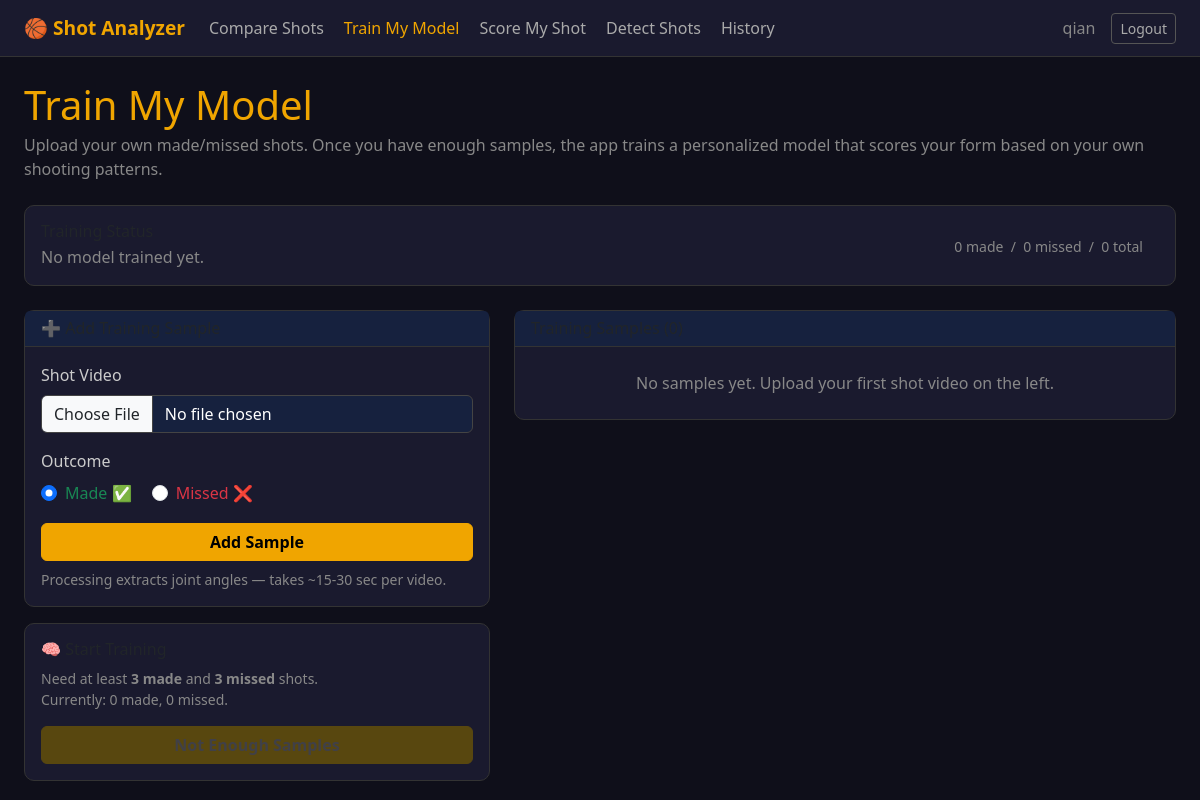
The app's page /training/ (signed in) with its own data.
### shot_analyzer/models.py (models this page shows, shortened)
class PersonalModel(models.Model):
    user = models.OneToOneField(User, on_delete=models.CASCADE, related_name='personal_model')
    model_data = models.BinaryField(null=True, blank=True)   # pickled {model, scaler}
    n_samples = models.IntegerField(default=0)
    n_made = models.IntegerField(default=0)
    n_missed = models.IntegerField(default=0)
    cv_accuracy = models.FloatField(null=True, blank=True)
    model_type = models.CharField(max_length=50, blank=True)
    trained_at = models.DateTimeField(null=True, blank=True)
    training_status = models.CharField(max_length=20, default='idle')
    training_message = models.TextField(blank=True)

### shot_analyzer/views.py (the view, shortened to what this page needs)
# urls.py: path('training/',           views.training,            name='training'),
@login_required
def training(request):
    personal_model = _get_or_create_personal_model(request.user)
    samples = TrainingSample.objects.filter(user=request.user).order_by('-created_at')
    return render(request, 'shot_analyzer/training.html', {
        'personal_model': personal_model,
        'samples': samples,
        'form': TrainingSampleForm(),
        'can_train': personal_model.n_made >= 3 and personal_model.n_missed >= 3,
        'joint_labels': JOINT_LABELS,
    })

### shot_analyzer/forms.py
class TrainingSampleForm(forms.Form):
    video = forms.FileField(
        label='Shot Video',
        widget=forms.FileInput(attrs={'class': 'form-control', 'accept': 'video/*'}),
    )
    label = forms.ChoiceField(
        choices=[('1', 'Made'), ('0', 'Missed')],
        widget=forms.RadioSelect,
        label='Outcome',
    )

### shot_analyzer/views.py (called while the page is built)
def _get_or_create_personal_model(user) -> PersonalModel:
    model_obj, _ = PersonalModel.objects.get_or_create(user=user)
    return model_obj

### shot_analyzer/templates/shot_analyzer/training.html (shortened to what this page needs)
{% extends 'shot_analyzer/base.html' %}
{% block content %}
<h1 class="mb-1">Train My Model</h1>
<p class="text-muted mb-4">Upload your own made/missed shots. Once you have enough samples, the app trains a personalized model that scores your form based on your own shooting patterns.</p>
<div class="card mb-4" id="statusCard">
  <div class="card-body">
    <div class="row align-items-center">
      <div class="col-md-8">
        <h6 class="mb-1">Training Status</h6>
        {% if personal_model.training_status == 'complete' %}
          <p class="mb-0 text-success">✅ Model ready — {{ personal_model.training_message }}</p>
          {% if personal_model.trained_at %}
            <small class="text-muted">Trained {{ personal_model.trained_at|date:"M d, Y H:i" }}</small>
          {% endif %}
        {% elif personal_model.training_status == 'running' %}
          <p class="mb-0 text-warning" id="statusMsg">⏳ {{ personal_model.training_message }}</p>
        {% elif personal_model.training_status == 'error' %}
          <p class="mb-0 text-danger">❌ {{ personal_model.training_message }}</p>
        {% else %}
          <p class="mb-0 text-muted">No model trained yet.</p>
        {% endif %}
      </div>
      <div class="col-md-4 text-md-end mt-2 mt-md-0">
        <span class="me-3 text-muted small">
          {{ personal_model.n_made }} made &nbsp;/&nbsp; {{ personal_model.n_missed }} missed
          &nbsp;/&nbsp; {{ personal_model.n_samples }} total
        </span>
      </div>
    </div>
  </div>
</div>
<div class="row g-4">
  <div class="col-lg-5">
    <div class="card">
      <div class="card-header"><h6 class="mb-0">➕ Add Training Sample</h6></div>
      <div class="card-body">
        <form method="post" enctype="multipart/form-data" id="addSampleForm">
          <div class="mb-3">
            <label class="form-label">Shot Video</label>
            <input type="file" name="video" class="form-control" accept="video/*" required>
          </div>
          <div class="mb-3">
            <label class="form-label d-block">Outcome</label>
            <div class="form-check form-check-inline">
              <input class="form-check-input" type="radio" name="label" id="labelMade" value="1" checked>
              <label class="form-check-label text-success" for="labelMade">Made ✅</label>
            </div>
            <div class="form-check form-check-inline">
              <input class="form-check-input" type="radio" name="label" id="labelMissed" value="0">
              <label class="form-check-label text-danger" for="labelMissed">Missed ❌</label>
            </div>
          </div>
          <button type="submit" class="btn btn-primary w-100" id="addBtn">
            Add Sample
          </button>
          <div class="form-text mt-2">Processing extracts joint angles — takes ~15-30 sec per video.</div>
        </form>
      </div>
    </div>
    <div class="card mt-3">
      <div class="card-body">
        <h6>🧠 Start Training</h6>
        {% if can_train %}
          <p class="text-muted small">You have enough samples. Click below to train your model.</p>
          <form method="post" id="trainForm">
            {% csrf_token %}
            <input type="hidden" name="action" value="start_training">
            <button type="submit" class="btn btn-primary w-100"
                    {% if personal_model.training_status == 'running' %}disabled{% endif %}
                    id="trainBtn">
              {% if personal_model.training_status == 'running' %}Training...{% else %}Train My Model{% endif %}
            </button>
          </form>
        {% else %}
          <p class="text-muted small">
            Need at least <strong>3 made</strong> and <strong>3 missed</strong> shots.<br>
            Currently: {{ personal_model.n_made }} made, {{ personal_model.n_missed }} missed.
          </p>
          <button class="btn btn-primary w-100" disabled>Not Enough Samples</button>
        {% endif %}
      </div>
    </div>
  </div>
  <div class="col-lg-7">
    <div class="card">
      <div class="card-header d-flex justify-content-between align-items-center">
        <h6 class="mb-0">Training Samples ({{ samples|length }})</h6>
      </div>
      {% if samples %}
      <div class="card-body p-0">
        <table class="table table-dark table-hover mb-0">
          <thead>
            <tr>
              <th>#</th>
              <th>Video</th>
              <th>Outcome</th>
              <th>Added</th>
            </tr>
          </thead>
          <tbody>
            {% for s in samples %}
            <tr>
              <td class="text-muted">{{ forloop.counter }}</td>
              <td class="small">{{ s.video_name }}</td>
              <td>
                {% if s.label == 1 %}
                  <span class="badge badge-made">Made</span>
                {% else %}
                  <span class="badge badge-missed">Missed</span>
                {% endif %}
              </td>
              <td class="text-muted small">{{ s.created_at|date:"M d, H:i" }}</td>
            </tr>
            {% endfor %}
          </tbody>
        </table>
      </div>
      {% else %}
      <div class="card-body text-center text-muted py-4">
        No samples yet. Upload your first shot video on the left.
      </div>
      {% endif %}
    </div>
  </div>
</div>
{% endblock %}

### shot_analyzer/templates/shot_analyzer/base.html (shortened to what this page needs)
<!DOCTYPE html>
<html lang="en">
<head>
  <link href="https://cdn.jsdelivr.net/npm/bootstrap@5.3.0/dist/css/bootstrap.min.css" rel="stylesheet">
</head>
<body>
<nav class="navbar navbar-expand-lg">
  <div class="container-fluid px-4">
    <a class="navbar-brand" href="{% url 'home' %}">🏀 Shot Analyzer</a>
    <div class="collapse navbar-collapse" id="navMenu">
      {% if user.is_authenticated %}
      <ul class="navbar-nav me-auto gap-1">
        <li class="nav-item">
          <a class="nav-link {% if request.resolver_match.url_name == 'compare' %}active{% endif %}"
             href="{% url 'compare' %}">Compare Shots</a>
        </li>
        <li class="nav-item">
          <a class="nav-link {% if request.resolver_match.url_name == 'training' %}active{% endif %}"
             href="{% url 'training' %}">Train My Model</a>
        </li>
        <li class="nav-item">
          <a class="nav-link {% if request.resolver_match.url_name == 'score' %}active{% endif %}"
             href="{% url 'score' %}">Score My Shot</a>
        </li>
        <li class="nav-item">
          <a class="nav-link {% if request.resolver_match.url_name == 'detect_shots' %}active{% endif %}"
             href="{% url 'detect_shots' %}">Detect Shots</a>
        </li>
        <li class="nav-item">
          <a class="nav-link {% if request.resolver_match.url_name == 'history' %}active{% endif %}"
             href="{% url 'history' %}">History</a>
        </li>
      </ul>
      <ul class="navbar-nav ms-auto align-items-center gap-2">
        <li class="nav-item">
          <span class="nav-link text-muted">{{ user.username }}</span>
        </li>
        <li class="nav-item">
          <a class="btn btn-outline-secondary btn-sm" href="{% url 'logout' %}">Logout</a>
        </li>
      </ul>
      {% endif %}
    </div>
  </div>
</nav>
<div class="container-fluid px-4 mt-4" style="max-width: 1400px;">
  {% block content %}{% endblock %}
</div>
</body>
</html>

### shot_analyzer/templates/shot_analyzer/base.html (style rules this page uses)
body { background-color: #0F0F1A; color: #FFFFFF; min-height: 100vh; }
.navbar { background-color: #1A1A2E !important; border-bottom: 1px solid #333; }
.navbar-brand { color: #F0A500 !important; font-weight: 700; font-size: 1.2rem; }
.nav-link { color: #AAAAAA !important; }
.nav-link:hover, .nav-link.active { color: #F0A500 !important; }
.card { background-color: #1A1A2E; border: 1px solid #333; border-radius: 10px; }
.card-header { background-color: #16213E; border-bottom: 1px solid #333; }
h1, h2, h3, h4 { color: #F0A500; }
.btn-primary { background-color: #F0A500; border-color: #F0A500; color: #000; font-weight: 600; }
.btn-primary:disabled { background-color: #7a6000; border-color: #7a6000; color: #555; }
.btn-outline-secondary { color: #AAAAAA; border-color: #555; }
.form-control, .form-select { background-color: #16213E; border-color: #444; color: #FFF; }
.form-label { color: #CCCCCC; }
.form-text { color: #888; }
.text-muted { color: #888 !important; }

### records on screen
PersonalModel: n_made "0", n_missed "0", n_samples "0"

### other values on screen
{{ user.username }} "qian"
